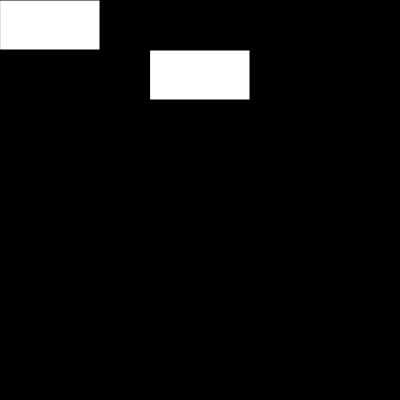
Frame 1 (no input)
Frame 60 (no input): identical to frame 1, image omitted
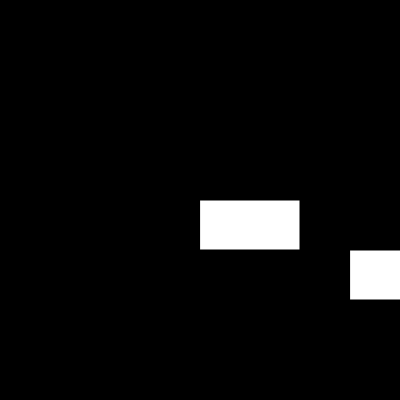
Frame 120 (the mouse pressed at the canvas centre since frame 60)

The p5.js sketch that drew these frames (run headless with seeded random() and noise() and a simulated clock; from frame 60 on, the mouse is pressed at the canvas centre):

// p5.js sketch
// ── sketch.js
function setup() {
  createCanvas(400, 400);
}

function draw() {
  background(0);
  
  translate(mouseX,mouseY);
  
  fill(255);
  
  rect(0,0,100,50);
  rect(150,50,100,50);
}
